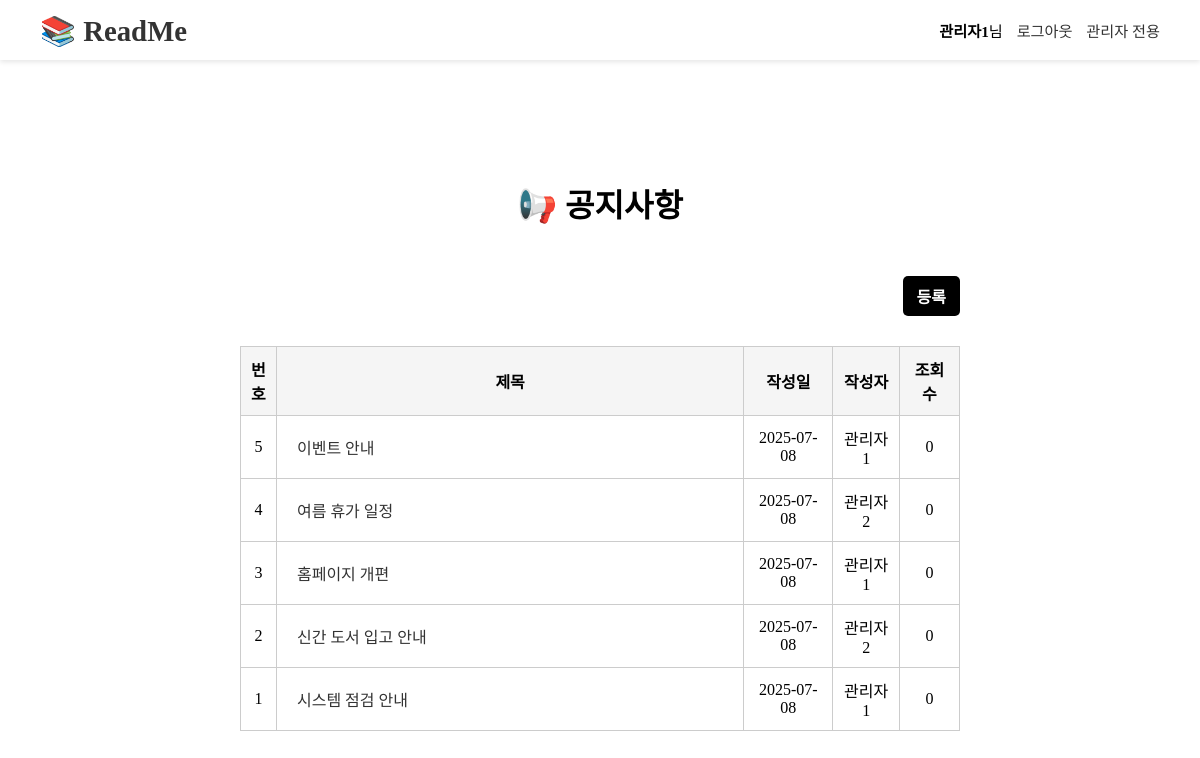
The app's page /board/notice.php (signed in) with its own data.
### tables this page shows
CREATE TABLE notice (
    nno INT UNSIGNED AUTO_INCREMENT,
    ntit VARCHAR(30) NOT NULL,
    ncontent VARCHAR(200) NOT NULL,
    nview INT NOT NULL DEFAULT 0,
    nimg VARCHAR(255),
    adno INT UNSIGNED NOT NULL,
    ndate DATETIME DEFAULT CURRENT_TIMESTAMP,
    CONSTRAINT PRIMARY KEY (nno),
    constraint foreign key(adno) references admin(adno) on update cascade on delete cascade
);

### board/notice.php (the view, shortened to what this page needs)
<?php
include '../db.php';
$sql = "SELECT n.nno, n.ntit, n.ndate, n.nview, a.adname
        FROM notice n
        JOIN admin a ON n.adno = a.adno
        ORDER BY n.nno DESC";
$result = $conn->query($sql);
?>
<?php include '../header.php'; ?>
<div class="noticeBoard">
    <h1>📢 공지사항</h1>
    <?php if (isset($_SESSION['adno'])) { ?>
        <div class="noticeWriteBtn">
            <a href="noticeWrite.php" class="writeBtn">등록</a>
        </div>
    <?php } ?>
    <table class="noticeTable">
        <thead>
            <tr>
                <th style="width: 5%;">번호</th>
                <th style="width: 65%;">제목</th>
                <th>작성일</th>
                <th>작성자</th>
                <th>조회수</th>
            </tr>
        </thead>
        <tbody>
            <?php while ($row = $result->fetch_assoc()) { ?>
                <tr>
                    <td><?= $row['nno'] ?></td>
                    <td class="noticeTitle" style="text-align: left; padding:10px 20px;">
                        <a href="noticeView.php?nno=<?= $row['nno'] ?>">
                            <?= htmlspecialchars($row['ntit']) ?>
                        </a>
                    </td>
                    <td><?= substr($row['ndate'], 0, 10) ?></td>
                    <td><?= htmlspecialchars($row['adname']) ?></td>
                    <td><?= $row['nview'] ?></td>
                </tr>
            <?php } ?>
        </tbody>
    </table>
</div>
</body>
</html>

### css/main.css (style rules this page uses)
* { font-family: 'NEXON Lv1 Gothic OTF'; }
a { text-decoration: none; color: black; }
html, body { margin: 0; padding: 0; height: 100%; }
body { padding-top: 60px; }

### css/board.css (style rules this page uses)
.noticeBoard { width: 60%; margin: 50px auto; padding: 30px; }
.noticeBoard h1 { text-align: center; margin: 40px 0px 50px 0px; }
.noticeTable { width: 100%; border-collapse: collapse; }
.noticeTable th, .noticeTable td { border: 1px solid #ccc; padding: 10px; text-align: center; }
.noticeTable th { background-color: #f5f5f5; }
.noticeTitle { text-align: left; }
.noticeTitle a { color: #333; text-decoration: none; text-align: left; }
.noticeWriteBtn { text-align: right; margin-bottom: 30px; }
.writeBtn { display: inline-block; padding: 8px 14px; background-color: black; color: #fff; text-decoration: none; border-radius: 5px; font-weight: bold; transition: background-color 0.2s ease; }

### records on screen
notice: nno "5", ntit "이벤트 안내", ndate "2025-07-08", adno.adname "관리자1", nview "0"
notice: nno "4", ntit "여름 휴가 일정", ndate "2025-07-08", adno.adname "관리자2", nview "0"
notice: nno "3", ntit "홈페이지 개편", ndate "2025-07-08", adno.adname "관리자1", nview "0"
notice: nno "2", ntit "신간 도서 입고 안내", ndate "2025-07-08", adno.adname "관리자2", nview "0"
notice: nno "1", ntit "시스템 점검 안내", ndate "2025-07-08", adno.adname "관리자1", nview "0"

### other values on screen
$_SESSION['adname'] "관리자1"
